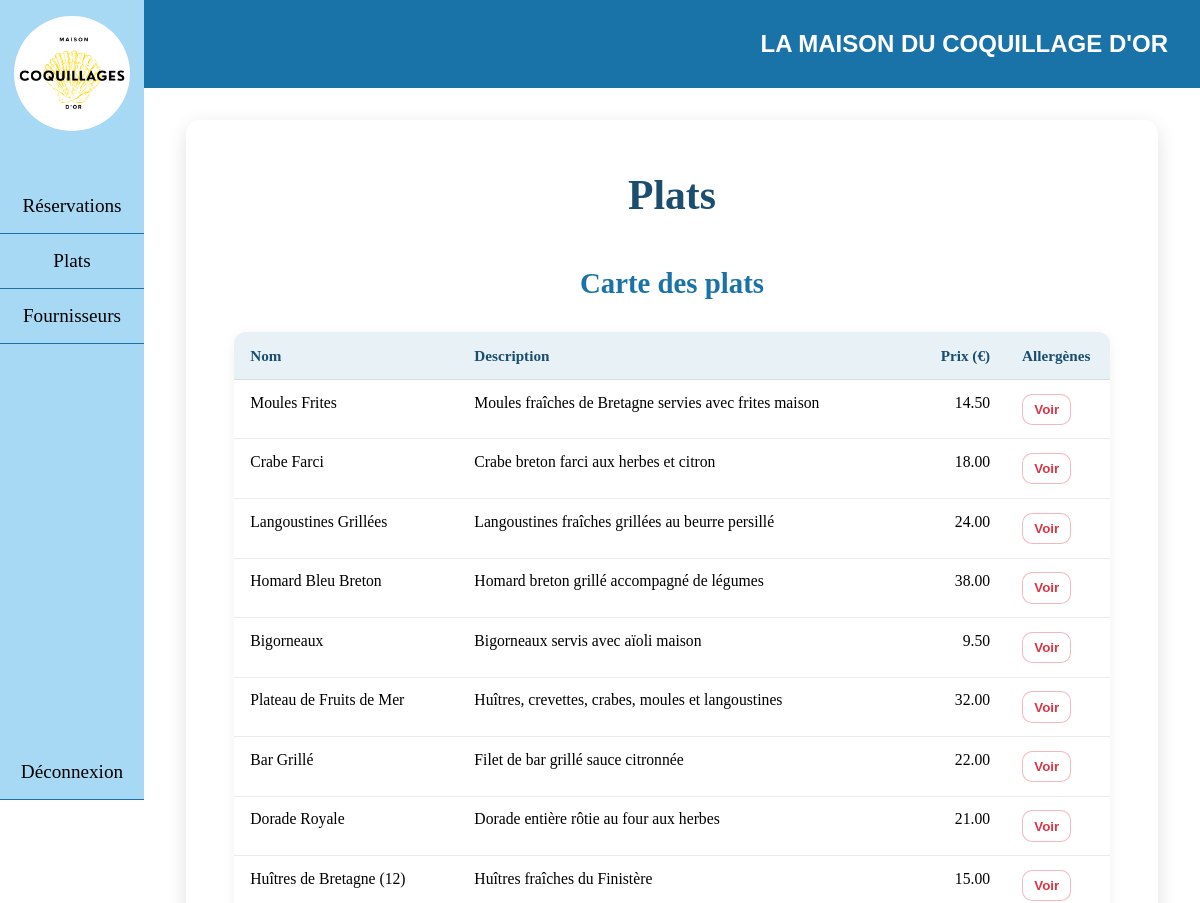
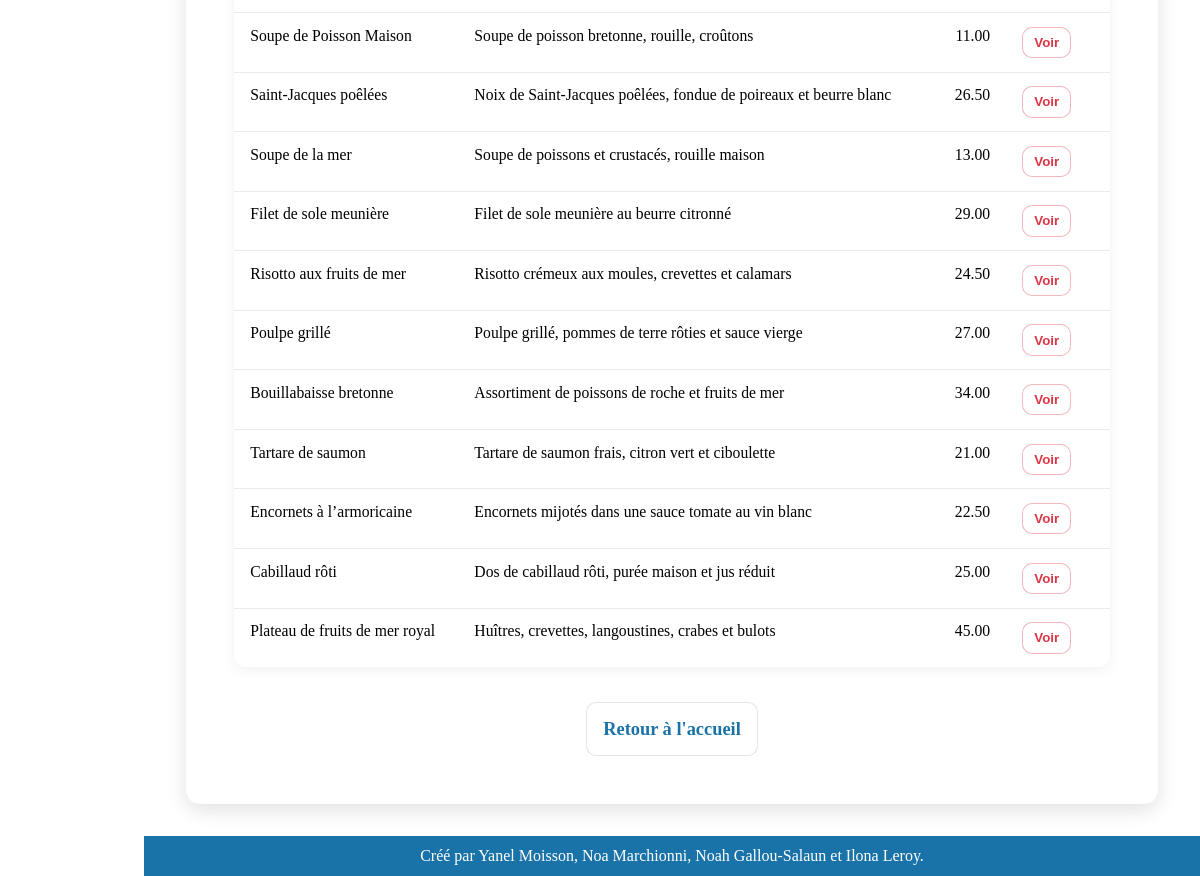
Screenshot of /pages/plats.php (signed in) with the database file from the repository (2 pictures, top to bottom).
### tables this page shows
CREATE TABLE IF NOT EXISTS `plats` (
  `id` int NOT NULL AUTO_INCREMENT,
  `nom` varchar(120) NOT NULL,
  `description` text NOT NULL,
  `prix` decimal(6,2) NOT NULL,
  `allergenes` text,
  PRIMARY KEY (`id`)
);

### pages/plats.php (the view, shortened to what this page needs)
<?php
    include "connexion.php";
?>
<!DOCTYPE html>
<html lang="fr">
    <head>
        <link rel="stylesheet" href="../assets/css/style.css">
    </head>
    <body>
        <div class="container">
            <div class="sidebar">
                <img class="logo" src="../assets/images/Logo-Coquillages.png" alt="Logo">
                <nav class="sidebar-nav">
                    <ul class="sidebar-ul">
                        <a class="sidebar-lien" href="reservations.php"><li>Réservations</li></a>
                        <a class="sidebar-lien" href="plats.php"><li>Plats</li></a>
                        <a class="sidebar-lien" href="fournisseurs.php"><li>Fournisseurs</li></a>
                        <a class="sidebar-lien deconnexion" href="deconnexion.php"><li>Déconnexion</li></a>
                    </ul>
                </nav>
            </div>
            <div class="other">
                <header class="header">
                    <h2><a href="../dashboard.php" class="nav-title">La maison du coquillage d'or</a></h2>
                </header>
                <section class="content">
                    <div class="home-box">
                        <h1>Plats</h1>
                        <h2>Carte des plats</h2>
                        <?php
                            $sql = "SELECT * FROM plats";
                            $stmt = $conn->prepare($sql);
                            $stmt->execute();
                            $plats = $stmt->fetchAll(PDO::FETCH_ASSOC);
                            if (empty($plats)) {
                                echo "<p>Aucun plat.</p>";
                            } else {
                                if ($_SESSION["employe_metier"] === "Admin") {
                                    echo "<table border='1' cellpadding='5'>
                                        <tr>
                                            <th>Nom</th>
                                            <th>Description</th>
                                            <th>Prix (€)</th>
                                            <th>Allergènes</th>
                                            <th>Actions</th>
                                        </tr>";;
                                } else {
                                    echo "<table border='1' cellpadding='4'>
                                        <tr>
                                            <th>Nom</th>
                                            <th>Description</th>
                                            <th>Prix (€)</th>
                                            <th>Allergènes</th>
                                        </tr>";
                                }
                                foreach ($plats as $p) {
                                    echo "<tr>";
                                    echo "<td>" . htmlspecialchars($p["nom"]) . "</td>";
                                    echo "<td>" . htmlspecialchars($p["description"]) . "</td>";
                                    echo "<td>" . htmlspecialchars($p["prix"]) . "</td>";
                                    echo "<td>
                                            <form method='POST'>
                                                <input type='hidden' name='voir_allergenes' value='{$p["id"]}'>
                                                <button type='submit'>Voir</button>
                                            </form>
                                        </td>";
                                    echo "</tr>";
                                }
                                echo "</table>";
                            }
                        ?>
                        <p><a href="../dashboard.php">Retour à l'accueil</a></p>
                    </div>
                </section>
                <footer class="footer">
                    <p>Créé par Yanel Moisson, Noa Marchionni, Noah Gallou-Salaun et Ilona Leroy.</p>
                </footer>
            </div>
        </div>
    </body>
</html>

### assets/css/style.css (style rules this page uses)
* { padding: 0; margin: 0; box-sizing: border-box; }
:root { --border-bleu: rgba(26,115,168,0.25); --bleu-foncé-plus: #1b4d6e; --bleu-foncé: #1A73A8; --bleu-clair: #A7D9F5; --blanc: #fff; --noir: #000; }
html, body { height: 100%; }
.sidebar { position: fixed; top: 0; left: 0; width: 12%; height: 100vh; background-color: var(--bleu-clair); display: flex; flex-direction: column; align-items: center; }
.logo { width: 80%; height: auto; border-radius: 100px; margin-top: 1rem; }
.sidebar-nav { margin-top: 3rem; width: 100%; flex-grow: 1; display: flex; }
.sidebar-ul { list-style: none; display: flex; flex-direction: column; width: 100%; }
.sidebar-ul li { width: 100%; text-align: center; padding: 1rem 0; border-bottom: 1px solid var(--bleu-foncé); }
.sidebar-lien { text-decoration: none; color: var(--noir); font-size: 1.2rem; }
.sidebar-lien.deconnexion { margin-top: auto; }
.header { position: fixed; top: 0; left: 12%; width: 88%; height: 11vh; background-color: var(--bleu-foncé); display: flex; justify-content: end; align-items: center; z-index: 10; }
.header h2 { margin-right: 2rem; color: var(--blanc); text-transform: uppercase; font-size: 1.5rem; font-family: Arial, Helvetica, sans-serif; }
.nav-title { color: inherit; text-decoration: none; }
.content { margin-left: 12%; width: 88%; padding-top: 11vh; padding-bottom: 5vh; min-height: 100vh; display: flex; justify-content: center; align-items: center; }
.home-box { background:var(--blanc); width:92%; min-height:70vh; margin:2rem auto; padding:3rem; border-radius:14px; box-shadow:0 6px 20px rgba(0,0,0,0.12); display:flex; flex-direction:column; justify-content:flex-start; align-items:center; text-align:center; gap:1.4rem; }
.home-box h1 { font-size:2.6rem; font-weight:800; color: var(--bleu-foncé-plus); margin:0.2rem 0 0.6rem; }
.home-box h2 { font-size:1.8rem; font-weight:700; color:var(--bleu-foncé); margin:1rem 0 0.2rem; }
.home-box p { font-size:1.15rem; line-height:1.6; max-width:900px; }
.home-box table { width:min(980px, 100%); margin:0.4rem auto 0.8rem; border-collapse:separate; border-spacing:0; border-radius:12px; overflow:hidden; border:1px solid rgba(0,0,0,0.08); box-shadow:0 3px 14px rgba(0,0,0,0.06); background:var(--blanc); text-align:left; }
.home-box table, .home-box th, .home-box td { border:none !important; }
.home-box th { background:rgba(26,115,168,0.10); color:var(--bleu-foncé-plus); padding:0.9rem 1rem; font-weight:900; font-size:0.95rem; border-bottom:1px solid rgba(0,0,0,0.08) !important; }
.home-box td { padding:0.85rem 1rem; border-bottom:1px solid rgba(0,0,0,0.08) !important; vertical-align:top; font-size:0.98rem; }
.home-box tr:last-child td { border-bottom:none !important; }
.home-box th:nth-child(3), .home-box td:nth-child(3) { text-align:right; white-space:nowrap; }
.home-box td form { margin:0; }
.home-box td form button { padding:0.45rem 0.7rem; border-radius:10px; border:1px solid var(--border-bleu); background:#fbfdff; font-weight:800; cursor:pointer; }
.home-box td:last-child form button { border-color:rgba(220,53,69,0.35); color:#dc3545; background:var(--blanc); }
.home-box a[href*="dashboard.php"] { display:inline-block; padding:0.7rem 1rem; border-radius:10px; border:1px solid rgba(0,0,0,0.10); background:var(--blanc); text-decoration:none; font-weight:900; color:var(--bleu-foncé); }
.footer { position: fixed; bottom: 0; left: 12%; width: 88%; height: 5vh; background-color: var(--bleu-foncé); display: flex; justify-content: center; align-items: center; color: var(--blanc); z-index: 10; }

### rows the page displays
plats: nom "Moules Frites", description "Moules fraîches de Bretagne servies avec frites maison", prix "14.50"
plats: nom "Crabe Farci", description "Crabe breton farci aux herbes et citron", prix "18.00"
plats: nom "Langoustines Grillées", description "Langoustines fraîches grillées au beurre persillé", prix "24.00"
plats: nom "Homard Bleu Breton", description "Homard breton grillé accompagné de légumes", prix "38.00"
plats: nom "Bigorneaux", description "Bigorneaux servis avec aïoli maison", prix "9.50"
plats: nom "Plateau de Fruits de Mer", description "Huîtres, crevettes, crabes, moules et langoustines", prix "32.00"
plats: nom "Bar Grillé", description "Filet de bar grillé sauce citronnée", prix "22.00"
plats: nom "Dorade Royale", description "Dorade entière rôtie au four aux herbes", prix "21.00"
plats: nom "Huîtres de Bretagne (12)", description "Huîtres fraîches du Finistère", prix "15.00"
plats: nom "Soupe de Poisson Maison", description "Soupe de poisson bretonne, rouille, croûtons", prix "11.00"
plats: nom "Saint-Jacques poêlées", description "Noix de Saint-Jacques poêlées, fondue de poireaux et beurre blanc", prix "26.50"
plats: nom "Soupe de la mer", description "Soupe de poissons et crustacés, rouille maison", prix "13.00"
plats: nom "Filet de sole meunière", description "Filet de sole meunière au beurre citronné", prix "29.00"
plats: nom "Risotto aux fruits de mer", description "Risotto crémeux aux moules, crevettes et calamars", prix "24.50"
plats: nom "Poulpe grillé", description "Poulpe grillé, pommes de terre rôties et sauce vierge", prix "27.00"
plats: nom "Bouillabaisse bretonne", description "Assortiment de poissons de roche et fruits de mer", prix "34.00"
plats: nom "Tartare de saumon", description "Tartare de saumon frais, citron vert et ciboulette", prix "21.00"
plats: nom "Encornets à l’armoricaine", description "Encornets mijotés dans une sauce tomate au vin blanc", prix "22.50"
plats: nom "Cabillaud rôti", description "Dos de cabillaud rôti, purée maison et jus réduit", prix "25.00"
plats: nom "Plateau de fruits de mer royal", description "Huîtres, crevettes, langoustines, crabes et bulots", prix "45.00"
